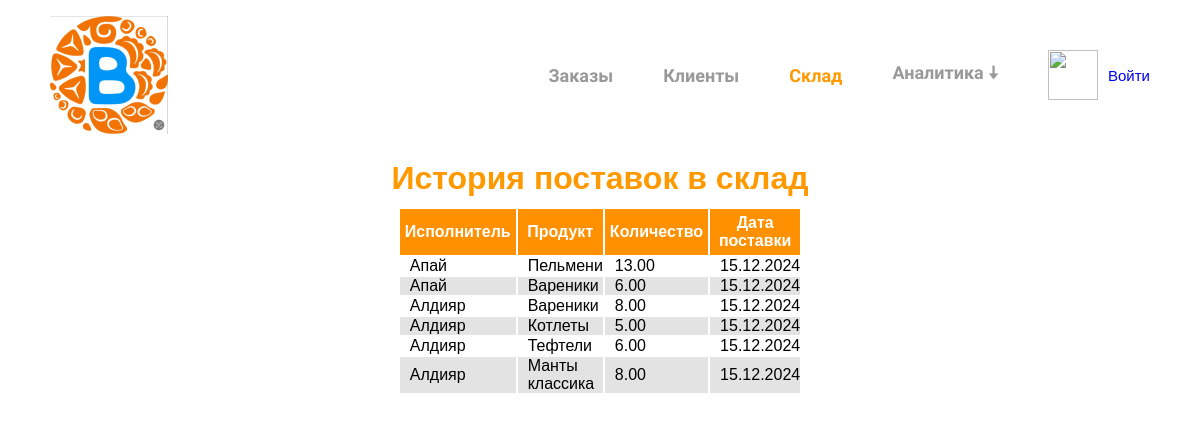
The page /storage/history/ on the database its author committed.
### storage/models.py (models this page shows, shortened)
class Supply(models.Model):
    product = models.ForeignKey(Product,
                                related_name="supplies",
                                on_delete=models.CASCADE,
                                verbose_name="Продукт")
    worker = models.ForeignKey(Worker,
                               related_name="supplies",
                               on_delete=models.CASCADE,
                               verbose_name="Рабочий")
    amount = models.DecimalField(max_digits=10, decimal_places=2, verbose_name="Количество")
    created_at = models.DateTimeField(auto_now_add=True)
    class Meta:
        ordering = ['created_at']

class Product(models.Model):
    name = models.CharField(max_length=50, verbose_name="Имя товара")
    amount = models.DecimalField(max_digits=10, decimal_places=2, verbose_name="Количество", default=0)
    sell_price = models.DecimalField(max_digits=10, decimal_places=2, verbose_name="Стоимость при продаже")
    cost_price = models.DecimalField(max_digits=10, decimal_places=2, verbose_name="Себестоимость")
    description = models.TextField(verbose_name="Описание")
    image = models.ImageField(upload_to="products/", verbose_name="Изображение")
    created_at = models.DateTimeField(auto_now_add=True)
    updated_at = models.DateTimeField(auto_now=True)
    available = models.BooleanField(default=True)

### clients/models.py (models this page shows, shortened)
class Client(models.Model):
    phone_number = models.CharField(verbose_name="Номер телефона", max_length=11, unique=True, primary_key=True)
    password = models.CharField(verbose_name="Пароль", max_length=100, default="12345678")
    name = models.CharField(verbose_name="Имя", max_length=100)
    address = models.CharField(verbose_name="Адрес", max_length=150)
    total = models.DecimalField(verbose_name="Общая сумма заказов", default=0, max_digits=20, decimal_places=2)
    created_at = models.DateTimeField(auto_now_add=True)
    is_active = models.BooleanField(default=True)
    class Meta:
        ordering = ["-created_at"]

### storage/views.py (the view)
# urls.py: path('history/', views.history_of_supply_view, name="history_of_supply")
def history_of_supply_view(request):
    supplies = Supply.objects.all()
    return render(request, "storage/history_of_supply.html", {
        "section": "storage",
        "supplies": supplies
    })

### templates/storage/history_of_supply.html (shortened to what this page needs)
{% extends 'base.html' %}
{% load static %}
{% block link %}
	<link rel="stylesheet" href="{% static 'css/storage_history.css' %}">
{% endblock link %}
{% block body %}
	<div class="center">
		<h1>История поставок в склад</h1>
		<table>
			<tr>
				<th>Исполнитель</th>
				<th>Продукт</th>
				<th>Количество</th>
				<th>Дата поставки</th>
			</tr>
			{% for supply in supplies %}
				{% if forloop.counter0|divisibleby:2 %}
					<tr class="white">
						<td>{{ supply.worker.name }}</td>
						<td>{{ supply.product.name }}</td>
						<td>{{ supply.amount }}</td>
						<td>{{ supply.created_at|date:"j.m.Y" }}</td>
					</tr>
				{% else %}
					<tr class="gray">
						<td>{{ supply.worker.name }}</td>
						<td>{{ supply.product.name }}</td>
						<td>{{ supply.amount }}</td>
						<td>{{ supply.created_at|date:"j.m.Y" }}</td>
					</tr>
				{% endif %}
			{% endfor %}
		</table>
	</div>
{% endblock body %}

### static/css/base.css (style rules this page uses)
* { margin: 0; padding: 0; font-family: "Arial"; }
h1 { margin-bottom: 10px; color: #ff9900; }
.center { width: 100%; display: flex; flex-direction: column; align-items: center; }

### static/css/storage_history.css (style rules this page uses)
table { width: 35%; }
th { background-color: #ff9000; padding: 5px; color: white; }
td { padding-left: 10px; }
.white { background-color: white; }
.gray { background-color: #e3e3e3; }

### rows shown on the page
Supply: worker.name "Апай", product.name "Пельмени", amount "13.00", created_at "15.12.2024"
Supply: worker.name "Апай", product.name "Вареники", amount "6.00", created_at "15.12.2024"
Supply: worker.name "Алдияр", product.name "Вареники", amount "8.00", created_at "15.12.2024"
Supply: worker.name "Алдияр", product.name "Котлеты", amount "5.00", created_at "15.12.2024"
Supply: worker.name "Алдияр", product.name "Тефтели", amount "6.00", created_at "15.12.2024"
Supply: worker.name "Алдияр", product.name "Манты классика", amount "8.00", created_at "15.12.2024"
